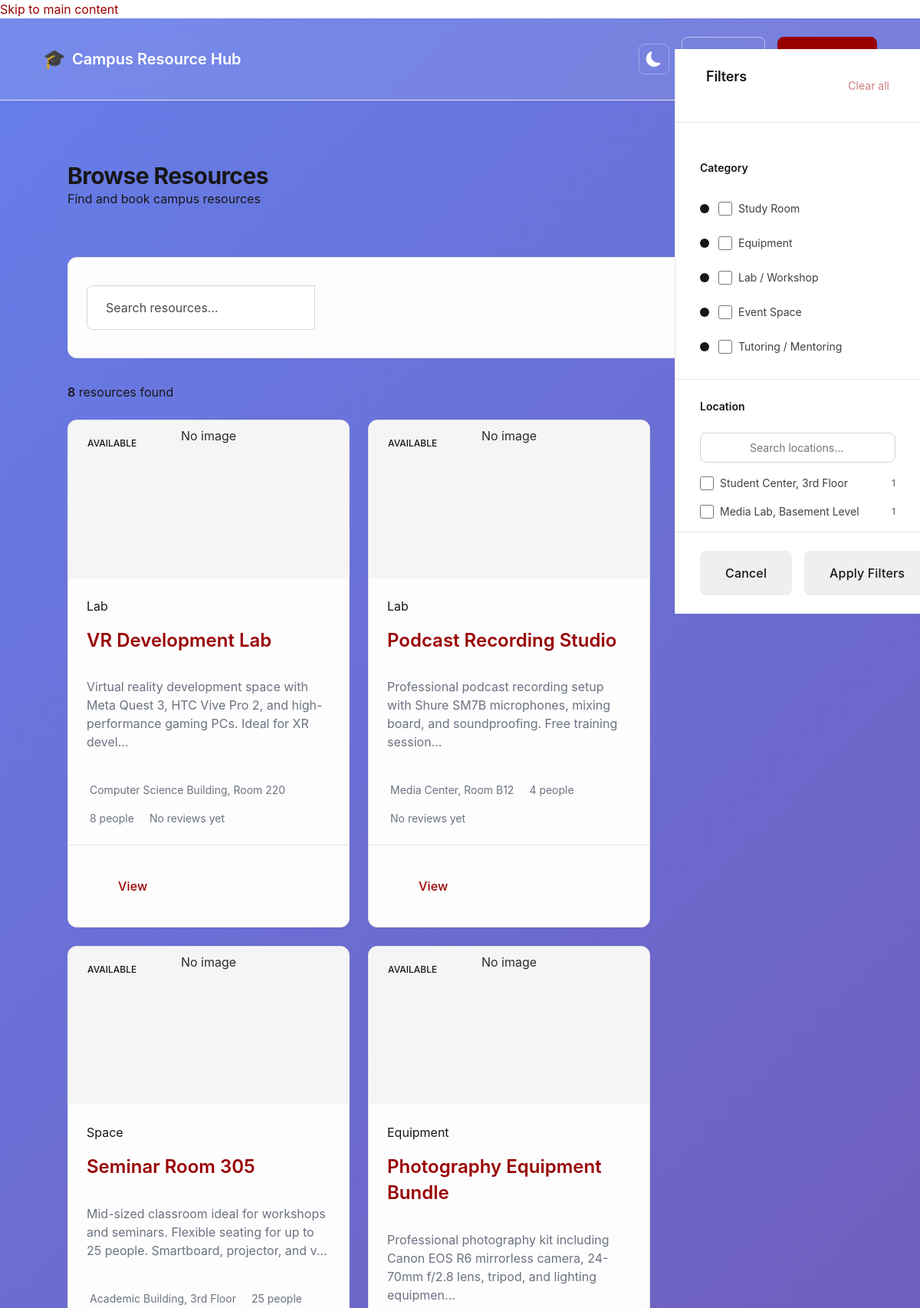
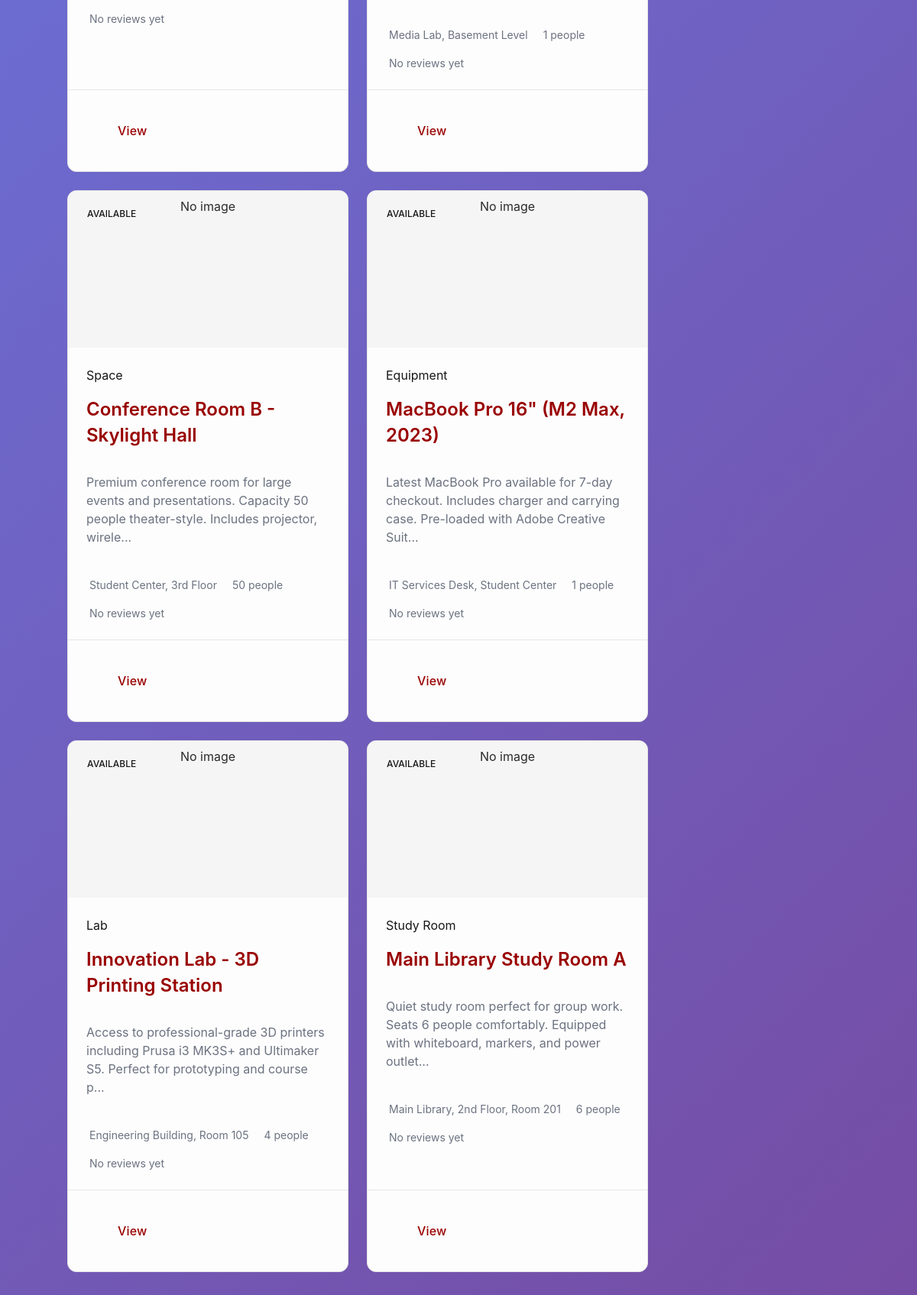
Page /resources (upper part) on the committed database (2 pictures, top to bottom).
### src/models/resource.py (models this page shows, shortened)
class Resource(db.Model):
    __tablename__ = "resources"
    resource_id = db.Column(db.Integer, primary_key=True, autoincrement=True)
    owner_id = db.Column(
        db.Integer, db.ForeignKey("users.user_id", ondelete="CASCADE"), nullable=False, index=True
    )
    title = db.Column(db.String(200), nullable=False)
    description = db.Column(db.Text, nullable=True)
    category = db.Column(db.String(50), nullable=False, index=True)
    location = db.Column(db.String(200), nullable=True)
    capacity = db.Column(db.Integer, nullable=True)
    images = db.Column(db.Text, nullable=True)  # Stored as JSON string
    availability_rules = db.Column(db.Text, nullable=True)  # Stored as JSON string
    status = db.Column(db.String(20), nullable=False, default="draft", index=True)
    created_at = db.Column(db.DateTime, nullable=False, default=datetime.utcnow, index=True)
    updated_at = db.Column(
        db.DateTime, nullable=False, default=datetime.utcnow, onupdate=datetime.utcnow
    )
    owner = db.relationship("User", back_populates="resources", foreign_keys=[owner_id])
    bookings = db.relationship(
        "Booking", back_populates="resource", lazy="dynamic", cascade="all, delete-orphan"
    )
    reviews = db.relationship(
        "Review", back_populates="resource", lazy="dynamic", cascade="all, delete-orphan"
    )
    CATEGORY_CHOICES = ("study_room", "equipment", "lab", "space", "tutoring")
    CATEGORY_ALIASES = {
        "meeting_room": "study_room",
        "conference_room": "study_room",
        "study_room": "study_room",
        "studyspace": "study_room",
        "equipment": "equipment",
        "technology": "equipment",
        "tech": "equipment",
        "lab": "lab",
        "laboratory": "lab",
        "event": "space",
        "event_space": "space",
        "space": "space",
        "tutoring": "tutoring",
    }
    __table_args__ = (
        db.CheckConstraint(
            status.in_(["draft", "published", "archived"]), name="check_valid_status"
        ),
        db.CheckConstraint(category.in_(CATEGORY_CHOICES), name="check_valid_category"),
    )
    def get_images(self) -> List[str]:
        if not self.images:
            return []
        try:
            return json.loads(self.images)
        except json.JSONDecodeError:
            return []
    def get_average_rating(self) -> Optional[float]:
        reviews_list = self.reviews.all()
        if not reviews_list:
            return None
        total = sum(review.rating for review in reviews_list)
        return round(total / len(reviews_list), 1)

### src/routes/resources.py (the view)
@resources_bp.route("/resources")
def index():
    search_term = request.args.get("q")
    page = request.args.get("page", 1, type=int)
    per_page = 20
    selected_categories = request.args.getlist("category")
    if not selected_categories and request.args.get("category"):
        selected_categories = [request.args.get("category")]  # type: ignore[list-item]
    selected_locations = request.args.getlist("location")
    if not selected_locations and request.args.get("location"):
        selected_locations = [request.args.get("location")]  # type: ignore[list-item]
    allow_status_filter = current_user.is_authenticated and current_user.role in ["staff", "admin"]
    selected_statuses = request.args.getlist("status") if allow_status_filter else []
    if not selected_statuses:
        selected_statuses = ["published"]
    capacity_min = request.args.get("capacity_min", type=int)
    capacity_max = request.args.get("capacity_max", type=int)
    date_from_raw = request.args.get("date_from")
    date_to_raw = request.args.get("date_to")
    date_from = _parse_date(date_from_raw) if date_from_raw else None
    date_to = _parse_date(date_to_raw) if date_to_raw else None
    availability_start, availability_end = _date_range_to_datetimes(date_from, date_to)
    sort = request.args.get("sort", "created_desc")
    resources = ResourceRepository.search(
        query_str=search_term,
        status="published",
        categories=selected_categories or None,
        locations=selected_locations or None,
        statuses=selected_statuses or None,
        capacity_min=capacity_min,
        capacity_max=capacity_max,
        availability_start=availability_start,
        availability_end=availability_end,
        sort=sort,
    )
    total = len(resources)
    start = (page - 1) * per_page
    end = start + per_page
    resources_page = resources[start:end]
    return render_template(
        "resources/list.html",
        resources=resources_page,
        search_term=search_term,
        page=page,
        total=total,
        per_page=per_page,
        category_filters=CATEGORY_FILTERS,
        status_filters=STATUS_FILTERS,
        location_facets=ResourceRepository.get_location_facets(),
        filter_state={
            "categories": selected_categories,
            "locations": selected_locations,
            "statuses": selected_statuses,
            "capacity_min": capacity_min,
            "capacity_max": capacity_max,
            "date_from": date_from_raw,
            "date_to": date_to_raw,
            "sort": sort,
        },
    )

### src/repositories/resource_repo.py (called while the page is built)
    @staticmethod
    def get_location_facets(status: Optional[str] = "published") -> List[Dict[str, object]]:
        query = (
            db.session.query(
                Resource.location,
                func.count(Resource.resource_id).label("count"),
            )
            .filter(Resource.location.isnot(None))
            .filter(Resource.location != "")
        )
        if status:
            query = query.filter(Resource.status == status)
        rows = (
            query.group_by(Resource.location)
            .order_by(func.count(Resource.resource_id).desc())
            .all()
        )
        return [
            {
                "label": location,
                "count": count,
            }
            for location, count in rows
        ]

### src/routes/resources.py (called while the page is built, shortened)
def _date_range_to_datetimes(start_date: Optional[date], end_date: Optional[date]) -> tuple[Optional[datetime], Optional[datetime]]:
    if not start_date and not end_date:
        return None, None

### src/utils/vite.py (called while the page is built, shortened)
def vite_asset(name: str) -> str:
    manifest_path = os.path.join(
        current_app.root_path,
        'static',
        'dist',
        '.vite',
        'manifest.json'
    )
    with open(manifest_path, 'r') as f:
        manifest = json.load(f)
    if name in manifest:
        return url_for('static', filename=f"dist/{manifest[name]['file']}")

### src/templates/resources/list.html (shortened to what this page needs)
{% extends "base.html" %}
{% block content %}
{% set filters = filter_state or {} %}
{% set selected_categories = filters.get('categories', []) %}
{% set selected_locations = filters.get('locations', []) %}
{% set capacity_min = filters.get('capacity_min') %}
{% set capacity_max = filters.get('capacity_max') %}
{% set date_from = filters.get('date_from') %}
{% set date_to = filters.get('date_to') %}
{% set selected_sort = filters.get('sort', 'created_desc') %}
{% set selected_statuses = filters.get('statuses', []) %}
<div class="resources-browse-page">
  <div class="page-header">
    <div class="page-header__content">
      <div class="page-header__text">
        <h1 class="page-title">
          Browse Resources
        </h1>
        <p class="page-subtitle">Find and book campus resources</p>
      </div>
    </div>
  </div>
  <div class="resources-toolbar">
    <div class="resources-toolbar__left">
      <form method="GET" action="{{ url_for('resources.index') }}" class="resources-search">
        <div class="input-group">
          <input
            type="text"
            name="q"
            class="form-input"
            placeholder="Search resources..."
            value="{{ request.args.get('q', '') }}"
            autocomplete="off"
          >
        </div>
      </form>
    </div>
    <div class="resources-toolbar__right">
      <div class="dropdown" data-dropdown>
        <button type="button" class="btn btn--ghost dropdown-trigger" aria-haspopup="true" aria-expanded="false">
          <span>Sort</span>
        </button>
      </div>
      <div class="view-toggle" role="group" aria-label="View mode">
        <button type="button" class="view-toggle__btn is-active" data-view="grid" aria-label="Grid view">
        </button>
        <button type="button" class="view-toggle__btn" data-view="list" aria-label="List view">
        </button>
      </div>
    </div>
  </div>
  <div class="resources-content layout-grid">
    <aside class="layout-col filter-drawer filter-drawer--resources" data-col="12" data-col-lg="3" data-drawer="filters" aria-labelledby="filter-drawer-title">
      <div class="filter-drawer__header">
        <h2 class="filter-drawer__header-title" id="filter-drawer-title">
          Filters
        </h2>
        <div class="filter-drawer__header-actions">
          <button type="button" class="filter-drawer__clear" data-filter-clear disabled>
            Clear all
          </button>
        </div>
      </div>
      <div class="filter-drawer__body">
        <div class="filter-section" data-filter="category">
          <div class="filter-section__header">
            <div class="filter-section__title">
              Category
            </div>
            <i data-lucide="chevron-down" class="filter-section__chevron"></i>
          </div>
          <div class="filter-section__body">
            {% for category in category_filters %}
            <label class="filter-option">
              <input
                type="checkbox"
                name="category"
                value="{{ category.value }}"
                data-filter-input
              >
              <span class="filter-option__label">{{ category.label }}</span>
            </label>
            {% endfor %}
          </div>
        </div>
        <div class="filter-section" data-filter="location">
          <div class="filter-section__header">
            <div class="filter-section__title">
              Location
            </div>
            <i data-lucide="chevron-down" class="filter-section__chevron"></i>
          </div>
          <div class="filter-section__body">
            <div class="filter-search">
              <i data-lucide="search" class="filter-search__icon"></i>
              <input
                type="text"
                placeholder="Search locations..."
                data-location-search
                autocomplete="off"
              >
            </div>
            <div data-location-list>
              {% if location_facets %}
                {% for facet in location_facets %}
                  <label class="filter-option">
                    <input
                      type="checkbox"
                      name="location"
                      value="{{ facet.label }}"
                      data-filter-input
                    >
                    <span class="filter-option__label">{{ facet.label }}</span>
                    <span class="filter-option__count">{{ facet.count }}</span>
                  </label>
                {% endfor %}
              {% else %}
                <p class="filter-empty">Locations will appear after resources are created.</p>
              {% endif %}
            </div>
          </div>
        </div>
      </div>
      <div class="filter-drawer__footer">
        <button type="button" class="btn btn--outline" data-drawer-close>
          Cancel
        </button>
        <button type="button" class="btn btn--primary" data-filter-apply>
          Apply Filters
        </button>
      </div>
    </aside>
    <main class="layout-col resources-main" data-col="12" data-col-lg="9">
      <div class="results-info">
        <p class="results-info__text">
          <strong data-results-count>{{ total }}</strong> resources found
        </p>
      </div>
      {% if resources %}
        <div class="resources-grid" data-view-mode="grid" role="list">
          {% for resource in resources %}
            <article class="resource-card" data-resource-id="{{ resource.resource_id }}" role="listitem">
              <div class="resource-card__image">
                {% set images = resource.get_images() %}
                {% if images and images|length > 0 %}
                  <img
                    src="{{ url_for('static', filename='uploads/' + images[0]) }}"
                    alt="{{ resource.title }}"
                    loading="lazy"
                  >
                  {% if images|length > 1 %}
                    <div class="resource-card__image-count">
                      <i data-lucide="images"></i>
                      <span>{{ images|length }}</span>
                    </div>
                  {% endif %}
                {% else %}
                  <div class="resource-card__placeholder">
                    <span>No image</span>
                  </div>
                {% endif %}
                {% set badge_label = 'Available' %}
                {% set badge_class = 'badge--success' %}
                {% if resource.status == 'draft' %}
                  {% set badge_label = 'Soon' %}
                  {% set badge_class = 'badge--warning' %}
                {% elif resource.status == 'archived' %}
                  {% set badge_label = 'Full' %}
                  {% set badge_class = 'badge--secondary' %}
                {% endif %}
                <div class="resource-card__badge">
                  <span class="badge {{ badge_class }}">{{ badge_label }}</span>
                </div>
              </div>
              <div class="resource-card__content">
                <div class="resource-card__category">
                  <span class="tag tag--sm">{{ resource.category|replace('_', ' ')|title }}</span>
                </div>
                <h3 class="resource-card__title">
                  <a href="{{ url_for('resources.detail', resource_id=resource.resource_id) }}">
                    {{ resource.title }}
                  </a>
                </h3>
                <p class="resource-card__description">
                  {% if resource.description %}
                    {{ resource.description[:120] }}{% if resource.description|length > 120 %}...{% endif %}
                  {% else %}
                    No description available
                  {% endif %}
                </p>
                <div class="resource-card__meta">
                  {% if resource.location %}
                    <span class="meta-item">
                      {{ resource.location }}
                    </span>
                  {% endif %}
                  {% if resource.capacity %}
                    <span class="meta-item">
                      {{ resource.capacity }} people
                    </span>
                  {% endif %}
                  {% set avg_rating = resource.get_average_rating() %}
                  {% if avg_rating %}
                    <span class="meta-item meta-item--rating" aria-label="Rating {{ avg_rating }} out of 5">
                      <i data-lucide="star" class="icon-filled"></i>
                      {{ avg_rating }}
                      <span class="text-muted">({{ resource.get_review_count() }})</span>
                    </span>
                  {% else %}
                    <span class="meta-item meta-item--rating text-muted">
                      No reviews yet
                    </span>
                  {% endif %}
                </div>
              </div>
              <div class="resource-card__actions">
                <a
                  href="{{ url_for('resources.detail', resource_id=resource.resource_id) }}"
                  class="btn btn--sm btn--outline"
                >
                  <span>View</span>
                </a>
              </div>
            </article>
          {% endfor %}
        </div>
      {% endif %}
    </main>
  </div>
</div>
{% endblock %}

### rows in the picture
Resource: badge_label "AVAILABLE", category "Lab", title "VR Development Lab", description "Virtual reality development space with Meta Quest 3, HTC Vive Pro 2, and high-performance gaming PCs. Ideal for XR devel", location "Computer Science Building, Room 220", capacity "8"
Resource: badge_label "AVAILABLE", category "Lab", title "Podcast Recording Studio", description "Professional podcast recording setup with Shure SM7B microphones, mixing board, and soundproofing. Free training session", location "Media Center, Room B12", capacity "4"
Resource: badge_label "AVAILABLE", category "Space", title "Seminar Room 305", description "Mid-sized classroom ideal for workshops and seminars. Flexible seating for up to 25 people. Smartboard, projector, and v", location "Academic Building, 3rd Floor", capacity "25"
Resource: badge_label "AVAILABLE", category "Equipment", title "Photography Equipment Bundle", description "Professional photography kit including Canon EOS R6 mirrorless camera, 24-70mm f/2.8 lens, tripod, and lighting equipmen", location "Media Lab, Basement Level", capacity "1"
Resource: badge_label "AVAILABLE", category "Space", title "Conference Room B - Skylight Hall", description "Premium conference room for large events and presentations. Capacity 50 people theater-style. Includes projector, wirele", location "Student Center, 3rd Floor", capacity "50"
Resource: badge_label "AVAILABLE", category "Equipment", title "MacBook Pro 16\" (M2 Max, 2023)", description "Latest MacBook Pro available for 7-day checkout. Includes charger and carrying case. Pre-loaded with Adobe Creative Suit", location "IT Services Desk, Student Center", capacity "1"
Resource: badge_label "AVAILABLE", category "Lab", title "Innovation Lab - 3D Printing Station", description "Access to professional-grade 3D printers including Prusa i3 MK3S+ and Ultimaker S5. Perfect for prototyping and course p", location "Engineering Building, Room 105", capacity "4"
Resource: badge_label "AVAILABLE", category "Study Room", title "Main Library Study Room A", description "Quiet study room perfect for group work. Seats 6 people comfortably. Equipped with whiteboard, markers, and power outlet", location "Main Library, 2nd Floor, Room 201", capacity "6"

### other values in the picture
{{ category.label }} "Study Room" "Equipment" "Lab / Workshop" "Event Space" "Tutoring / Mentoring"
{{ facet.label }} "Student Center, 3rd Floor" "Media Lab, Basement Level"
{{ facet.count }} "1" "1"
{{ total }} "8"
